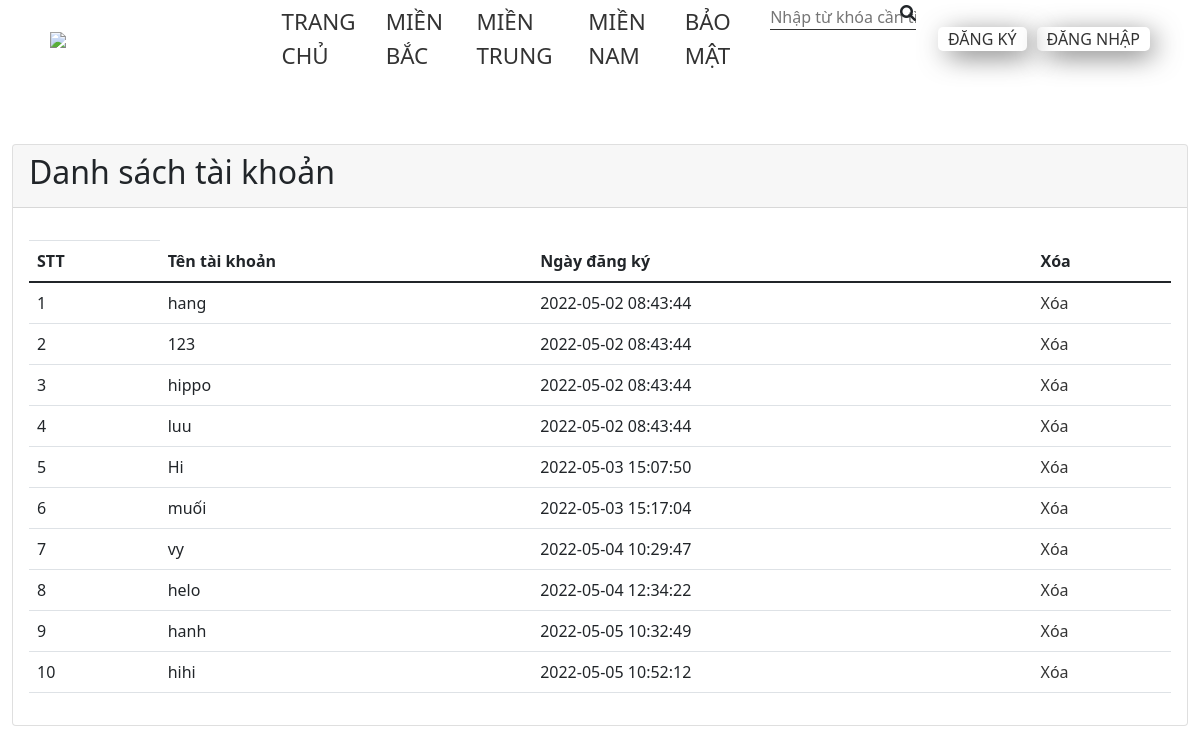
Screenshot of /QLTaikhoan.php with the database file from the repository.
### tables this page shows
CREATE TABLE `users` (
  `user_ID` int(11) NOT NULL,
  `username` varchar(255) NOT NULL,
  `password` varchar(30) NOT NULL,
  `level` int(11) NOT NULL,
  `created_on` timestamp NOT NULL DEFAULT CURRENT_TIMESTAMP
);

### account/danhsach.php (the view, shortened to what this page needs)
<?php
    $sql = "SELECT * FROM users where level = 0";
    $query = mysqli_query($connect, $sql);
?>
<div class="container-fluid content">
    <div class="card">
        <div class="card-header">
            <h2>Danh sách tài khoản</h2>
        </div>
        <div class="card-body">
            <table class="table">
                <th class="thead-dark">
                    <tr>
                        <th>STT</th>
                        <th>Tên tài khoản</th>
                        <th>Ngày đăng ký</th>
                        <th>Xóa</th>
                    </tr>
                </th>
                <tbody>
                    <?php
                    $i = 1;
                        while($row = mysqli_fetch_assoc($query)){ ?>
                    <tr>
                        <td>
                            <?php echo $i++; ?>
                        </td>
                        <td><?php echo $row ['username']; ?></td>
                        <td><?php echo $row ['created_on']; ?></td>
                        <td>
                            <a onclick="return Del('<?php echo $row['username']; ?>')"
                                href="QLTaikhoan.php?page_layout=xoa&user_ID=<?php echo $row['user_ID']; ?>">Xóa
                            </a>
                        </td>
                    </tr>
                    <?php } ?>
                </tbody>
            </table>
        </div>
    </div>
</div>

### public/header.php (shortened to what this page needs)
<!DOCTYPE html>
<html lang="en">
<head>
    <link rel="stylesheet" href="./css/base.css">
    <link rel="stylesheet" href="./css/style.css">
    <link rel="stylesheet" href="./css/admin.css">
    <link rel="stylesheet" href="./css/fontawesome-free-6.1.0-web/css/all.min.css">
</head>
<body>
    <header>
        <div class="logo">
            <a href="./index.php">
                <img src="img/logo.png">
            </a>
        </div>
        <div class="menu">
            <li class="menu-item">
                <a href="./index.php">TRANG CHỦ</a>
            </li>
            <li class="menu-item">
                <a href="./MienBac.php">MIỀN BẮC</a>
            </li>
            <li class="menu-item">
                <a href="./MienTrung.php">MIỀN TRUNG</a>
            </li>
            <li class="menu-item">
                <a href="./MienNam.php">MIỀN NAM</a>
            </li>
            <li class="menu-item">
                <a href="./BaoMat.php">BẢO MẬT</a>
            </li>
            <li class="menu-item" >
                <form action = "./search.php" method = "GET">
                    <input type = "text" name = "search" placeholder="Nhập từ khóa cần tìm" value =
                    "<?php if(isset($_GET["search"])) {echo $_GET["search"];} ?>">
                    <i  type = "submit" class="fa-solid fa-magnifying-glass"></i>
                </form>
            </li>
        </div>
        <?php
            if(isset($_SESSION['username'])) {
        ?>
            <?php
                if($_SESSION['level'] == 1) {
            ?>
                    <li class="others">
                        <a href="" >
                            <i class="fa-regular fa-user"></i>
                            Quản trị viên
                        </a>
                        <ul class="user-out">
                            <li class="user-out-item">
                                <a href="./QLBaiViet-admin.php">Quản lý bài viết</a>
                            </li>
                            <li class="user-out-item">
                                <a href="./QLTaikhoan.php">Quản lý tài khoản</a>
                            </li>
                            <li class="user-out-item">
                                <a href="DangXuat.php" name="dangxuat">Đăng xuất</a>
                            </li>
                        </ul>
                    </li>
            <?php
                } else {
            ?>
                <div class="log">
                    <li class="others">
                        <a href="" >
                            <i class="fa-regular fa-user"></i>
                            <?php if(isset($_SESSION['username'])){echo $_SESSION['username'];} ?>
                        </a>
                        <ul class="user-out">
                            <li class="user-out-item">
                                <a href="./QLBaiViet-user.php">Quản lý bài viết</a>
                            </li>
                            <li class="user-out-item">
                                <a href="DangXuat.php" name="dangxuat">Đăng xuất</a>
                            </li>
                        </ul>
                    </li>
                </div>
        <?php
                }
            } else {
        ?>
                <div class="log">
                    <li class="others">
                        <a href="./DangKy.html">ĐĂNG KÝ</a>
                    </li>
                    <li class="others">
                        <a href="./DangNhap.html">ĐĂNG NHẬP</a>
                    </li>
                </div>
        <?php
            }
        ?>
    </header>
</body>

### QLTaikhoan.php
<?php
    require_once 'config/db.php';
    require "public/header.php"
?>
<head>
    <link rel="stylesheet" href="./css/bootstrap-5.1.3-dist/css/bootstrap.min.css">
    <link rel="stylesheet" href="./css/admin.css">
</head>
<?php
    if(isset($_GET['page_layout'])){
        switch($_GET['page_layout']){
            case 'danhsach':
                require_once 'account/danhsach.php';
                break;
            case 'xoa':
                require_once 'account/xoa.php';
                break;
            default:
                require_once 'account/danhsach.php';
                break;
        }
    }
    else{
        require_once 'account/danhsach.php';
    }
?>

### css/base.css (style rules this page uses)
:root { --text-color: #333; --primary-color: rgb(240,122,78); --border-color: #bdbdbd; --header-height: 150px; --main-height: 21px; --header-main-other: calc(var(--header-height) - var(--main-height)); --header-logo: calc(var(--header-height) + var(--main-height)); }
* { margin: 0; padding: 0; box-sizing: border-box; }
html { font-family: 'Source Code Pro', monospace; box-sizing: border-box; }
li { list-style: none; }
a { text-decoration: none; color: #333; }
.content { padding-top: 9rem; }

### css/style.css (style rules this page uses)
header { display: flex; justify-content: space-between; padding: 5px 50px; align-items: center; z-index: 1; position: fixed; width: 100%; background-color: rgb(225, 225, 225, 0.2); }
.logo { flex: 1; }
.menu { flex: 3; display: flex; }
.menu li { padding: 0 12px; position: relative; }
.menu li a { font-size: 1.4rem; font-weight: 500; }
.menu li input { width: 100%; height: 1.5rem; border: none; border-bottom: 1px solid #333; background: transparent; outline: none; }
.menu li i { position: absolute; right: 12px; }
.log { display: flex; }
.others { font-weight: 450; padding: 0 10px; margin-left: 10px; border-radius: 5px; box-shadow: 6px 6px 29px -4px rgba(0,0,0,0.75); }

### css/admin.css (style rules this page uses)
li { list-style: none; }
a { text-decoration: none; color: #333; }

### rows the page displays
users: username "hang", created_on "2022-05-02 08:43:44"
users: username "123", created_on "2022-05-02 08:43:44"
users: username "hippo", created_on "2022-05-02 08:43:44"
users: username "luu", created_on "2022-05-02 08:43:44"
users: username "Hi", created_on "2022-05-03 15:07:50"
users: username "muối", created_on "2022-05-03 15:17:04"
users: username "vy", created_on "2022-05-04 10:29:47"
users: username "helo", created_on "2022-05-04 12:34:22"
users: username "hanh", created_on "2022-05-05 10:32:49"
users: username "hihi", created_on "2022-05-05 10:52:12"
